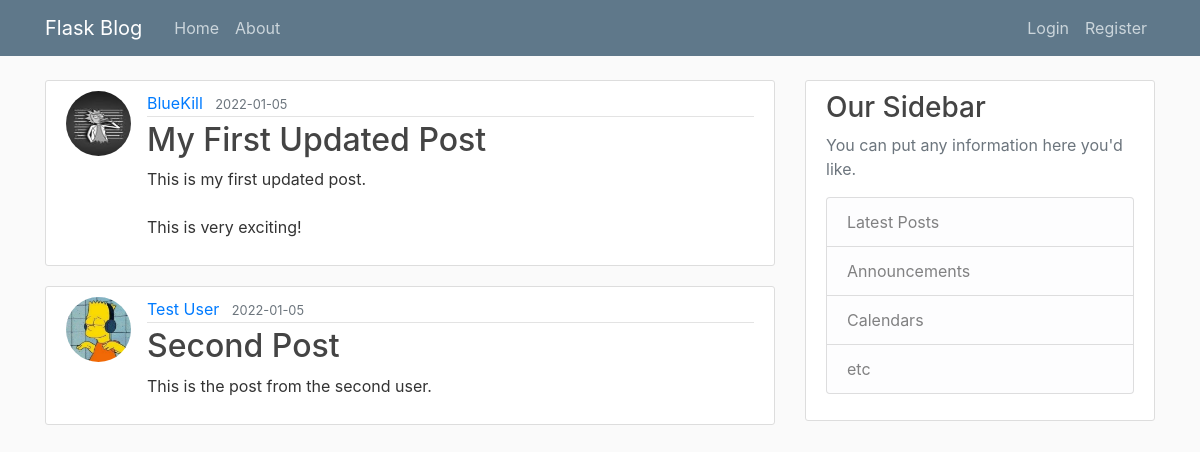
Page /home on the earlier database version.
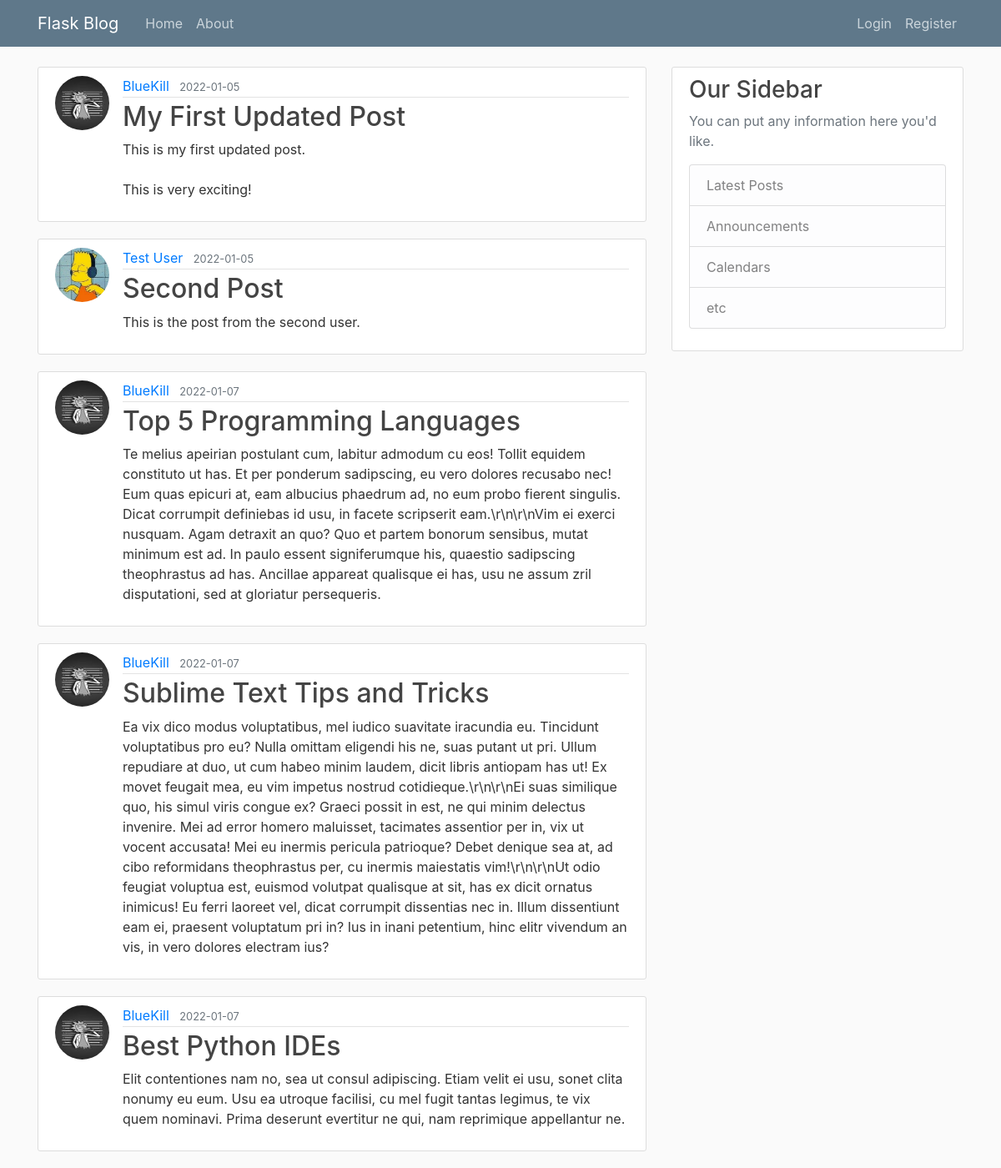
Same page on the later database version.
### flaskblog/models.py (models this page shows, shortened)
class Post(db.Model):
    id = db.Column(db.Integer, primary_key=True)
    title = db.Column(db.String(100), nullable=False)
    date_posted = db.Column(db.DateTime, nullable=False, default=datetime.utcnow)
    content = db.Column(db.Text, nullable=False)
    user_id = db.Column(db.Integer, db.ForeignKey('user.id'), nullable=False)

class User(db.Model, UserMixin):
    id = db.Column(db.Integer, primary_key=True)
    username = db.Column(db.String(20), unique=True, nullable=False)
    email = db.Column(db.String(120), unique=True, nullable=False)
    image_file = db.Column(db.String(20), nullable=False, default='default.jpg')
    password = db.Column(db.String(60), nullable=False)
    posts = db.relationship('Post', backref='author', lazy=True)

### flaskblog/routes.py (the view)
@app.route("/") # Home page
@app.route("/home")
def home():
    page = request.args.get('page', 1, type=int)
    posts = Post.query.paginate(page=page, per_page=5)
    return render_template('home.html', posts=posts)

### flaskblog/templates/home.html
{% extends "layout.html" %}
{% block content %}
    {% for post in posts.items %}
        <article class="media content-section">
            <img class="rounded-circle article-img" src="{{ url_for('static', filename='profile_pics/' + post.author.image_file) }}" alt="User Profile Pic">
            <div class="media-body">
                <div class="article-metadata">
                    <a class="mr-2" href="#">{{ post.author.username }}</a>
                    <small class="text-muted">{{ post.date_posted.strftime('%Y-%m-%d') }}</small>
                </div>
                <h2><a class="article-title" href="{{ url_for('post', post_id=post.id) }}">{{ post.title }}</a></h2>
                <p class="article-content">{{ post.content }}</p>
            </div>
        </article>
    {% endfor %}
{% endblock content%}

### flaskblog/templates/layout.html (shortened to what this page needs)
<!DOCTYPE html>
<html lang="en">
<head>
    <link rel="stylesheet" href="https://stackpath.bootstrapcdn.com/bootstrap/4.3.1/css/bootstrap.min.css">
    <link rel="stylesheet" type="text/css" href="{{ url_for('static', filename='main.css') }}">
</head>
<body>
    <header class="site-header">
        <nav class="navbar navbar-expand-md navbar-dark bg-steel fixed-top">
            <div class="container">
                <a class="navbar-brand mr-4" href="/">Flask Blog</a>
                <div class="collapse navbar-collapse" id="navbarToggle">
                    <div class="navbar-nav mr-auto">
                        <a class="nav-item nav-link" href="{{ url_for('home') }}">Home</a>
                        <a class="nav-item nav-link" href="{{ url_for('about') }}">About</a>
                    </div>
                    <div class="navbar-nav">
                        {% if current_user.is_authenticated %}
                          <a class="nav-item nav-link" href="{{ url_for('new_post') }}">New Post</a>
                          <a class="nav-item nav-link" href="{{ url_for('account') }}">Account</a>
                          <a class="nav-item nav-link" href="{{ url_for('logout') }}">Logout</a>
                        {% else %}
                          <a class="nav-item nav-link" href="{{ url_for('login') }}">Login</a>
                          <a class="nav-item nav-link" href="{{ url_for('register') }}">Register</a>
                        {% endif %}
                    </div>
                </div>
            </div>
        </nav>
    </header>
    <main role="main" class="container">
        <div class="row">
          <div class="col-md-8">
            {% block content %}{% endblock %}
          </div>
          <div class="col-md-4">
            <div class="content-section">
              <h3>Our Sidebar</h3>
              <p class='text-muted'>You can put any information here you'd like.
                <ul class="list-group">
                  <li class="list-group-item list-group-item-light">Latest Posts</li>
                  <li class="list-group-item list-group-item-light">Announcements</li>
                  <li class="list-group-item list-group-item-light">Calendars</li>
                  <li class="list-group-item list-group-item-light">etc</li>
                </ul>
              </p>
            </div>
          </div>
        </div>
      </main>
</body>
</html>

### flaskblog/static/main.css (style rules this page uses)
body { background: #fafafa; color: #333333; margin-top: 5rem; }
h1, h2, h3, h4, h5, h6 { color: #444444; }
.bg-steel { background-color: #5f788a; }
.site-header .navbar-nav .nav-link { color: #cbd5db; }
.content-section { background: #ffffff; padding: 10px 20px; border: 1px solid #dddddd; border-radius: 3px; margin-bottom: 20px; }
.article-title { color: #444444; }
.article-content { white-space: pre-line; }
.article-img { height: 65px; width: 65px; margin-right: 16px; }
.article-metadata { padding-bottom: 1px; margin-bottom: 4px; border-bottom: 1px solid #e3e3e3 }

Differences in the rows shown:
added Post: image_file (picture), author.username "BlueKill", date_posted "2022-01-07", title "Top 5 Programming Languages", content "Te melius apeirian postulant cum, labitur admodum cu eos! Tollit equidem constituto ut has. Et per ponderum sadipscing, eu vero dolores recusabo nec! Eum quas epicuri at, eam albucius phaedrum ad, no eum probo fierent singulis. Dicat corrumpit definiebas id usu, in facete scripserit eam.\\r\\n\\r\\nVim ei exerci nusquam. Agam detraxit an quo? Quo et partem bonorum sensibus, mutat minimum est ad. In paulo essent signiferumque his, quaestio sadipscing theophrastus ad has. Ancillae appareat qualisque ei has, usu ne assum zril disputationi, sed at gloriatur persequeris."
added Post: image_file (picture), author.username "BlueKill", date_posted "2022-01-07", title "Sublime Text Tips and Tricks", content "Ea vix dico modus voluptatibus, mel iudico suavitate iracundia eu. Tincidunt voluptatibus pro eu? Nulla omittam eligendi his ne, suas putant ut pri. Ullum repudiare at duo, ut cum habeo minim laudem, dicit libris antiopam has ut! Ex movet feugait mea, eu vim impetus nostrud cotidieque.\\r\\n\\r\\nEi suas similique quo, his simul viris congue ex? Graeci possit in est, ne qui minim delectus invenire. Mei ad error homero maluisset, tacimates assentior per in, vix ut vocent accusata! Mei eu inermis pericula patrioque? Debet denique sea at, ad cibo reformidans theophrastus per, cu inermis maiestatis vim!\\r\\n\\r\\nUt odio feugiat voluptua est, euismod volutpat qualisque at sit, has ex dicit ornatus…"
added Post: image_file (picture), author.username "BlueKill", date_posted "2022-01-07", title "Best Python IDEs", content "Elit contentiones nam no, sea ut consul adipiscing. Etiam velit ei usu, sonet clita nonumy eu eum. Usu ea utroque facilisi, cu mel fugit tantas legimus, te vix quem nominavi. Prima deserunt evertitur ne qui, nam reprimique appellantur ne."
